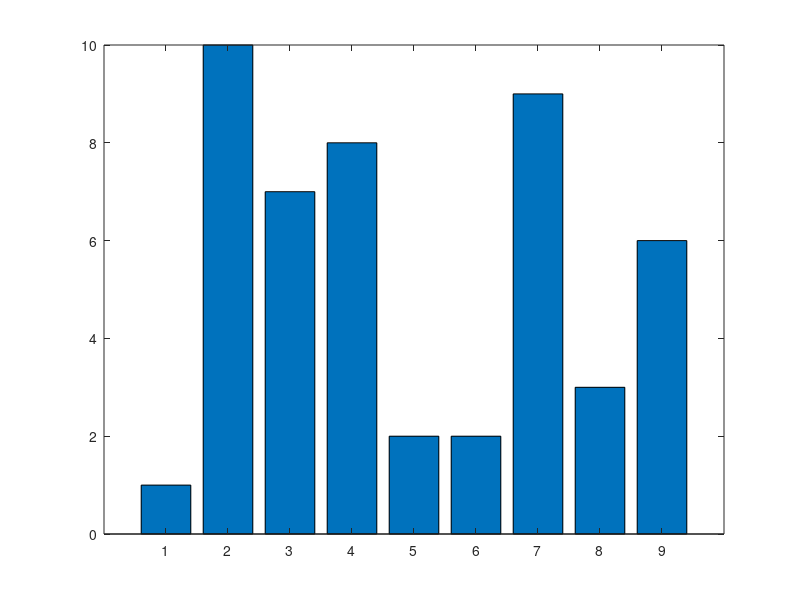

This chart was generated by the following MATLAB code: (Note: this script raises an error after producing the figure.)

%%
% bar([1 10 7 8 2 2 9 3 6])
% fig = gcf;
% fig.InvertHardcopy = 'off';
% saveas(gcf,'GrayBackground.png')
%%
%figure('Color',[0.8 0.8 0.8]); set(gca, 'color', [1 1 0])



bar([1 10 7 8 2 2 9 3 6])
fig = gcf;
fig.Color = 'yellow';
fig.InvertHardcopy = 'off';
saveas(gcf,'YellowBackground.png')